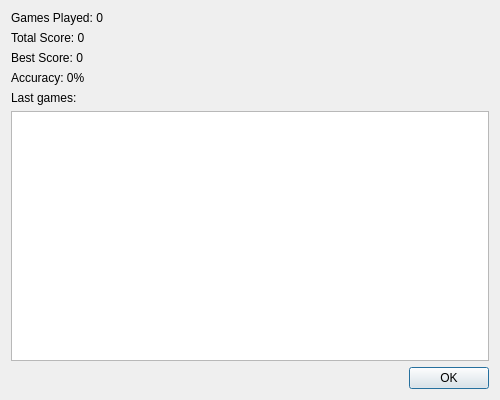
<?xml version="1.0" encoding="UTF-8"?>
<ui version="4.0">
 <class>StatsDialog</class>
 <widget class="QDialog" name="StatsDialog">
  <property name="geometry">
   <rect>
    <x>0</x>
    <y>0</y>
    <width>500</width>
    <height>400</height>
   </rect>
  </property>
  <property name="windowTitle">
   <string>Game Statistics</string>
  </property>
  <layout class="QVBoxLayout" name="verticalLayout">
   <item>
    <widget class="QLabel" name="games_played_label">
     <property name="text">
      <string>Games Played: 0</string>
     </property>
    </widget>
   </item>
   <item>
    <widget class="QLabel" name="total_score_label">
     <property name="text">
      <string>Total Score: 0</string>
     </property>
    </widget>
   </item>
   <item>
    <widget class="QLabel" name="best_score_label">
     <property name="text">
      <string>Best Score: 0</string>
     </property>
    </widget>
   </item>
   <item>
    <widget class="QLabel" name="accuracy_label">
     <property name="text">
      <string>Accuracy: 0%</string>
     </property>
    </widget>
   </item>
   <item>
    <widget class="QLabel" name="label">
     <property name="text">
      <string>Last games:</string>
     </property>
    </widget>
   </item>
   <item>
    <widget class="QListWidget" name="history_list"/>
   </item>
   <item>
    <widget class="QDialogButtonBox" name="buttonBox">
     <property name="orientation">
      <enum>Qt::Horizontal</enum>
     </property>
     <property name="standardButtons">
      <set>QDialogButtonBox::Ok</set>
     </property>
    </widget>
   </item>
  </layout>
 </widget>
 <resources/>
 <connections/>
</ui>
